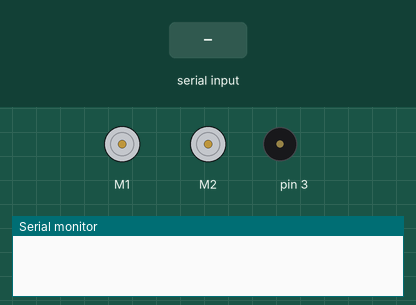
Recording of a sketch running on a simulated Arduino Uno, built with avr-gcc and run on an emulated ATmega328P. On the bench: 2 × DC motor (green arrow = forward, orange = backward, longer = faster), buzzer (waves = sounding), the last lines printed to the serial monitor. The test bench sets the inputs (shaded band).

Above: at 1.2 s.
1.3 s: "honk\n" received over Serial
At 1.42 s:
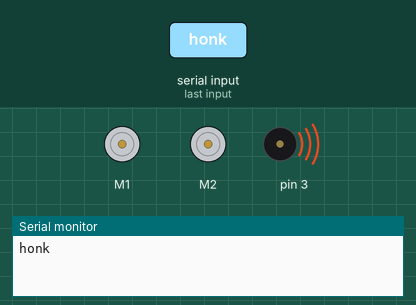
3.0 s: "move,1\n" received over Serial
6.0 s: "move\n" received over Serial
Timing chart, 0 to 9.0 s (numbered marks = the images above; inputs shaded):
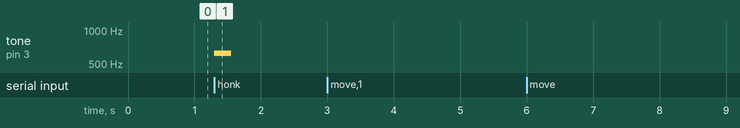

The sketch:

zumo.ino
```cpp
#include <ZumoShield.h>

#include "SerialManager.h"
#include "ZumoMotor.h"

ZumoAPI::ZumoMotor motor;
ZumoAPI::SerialManager serial = NULL;

void processToken(const char* identifier, const char* value) {

    // The "move" command moves both the tracks in the same direction to go backwards or forwards
    if (strcmp(identifier, "move") == 0) {
        int16_t speed = atoi(value);

        motor.leftTrack(speed);
        motor.rightTrack(speed);
        motor.update();

        Serial.print("move=");
        Serial.println(speed);

    } else
    // The "left" command moves the left track backwards and the right track forwards so the cart turns to the left
    if (strcmp(identifier, "left") == 0) {
        int16_t speed = atoi(value);

        motor.rightTrack(speed);
        motor.update();

        Serial.print("left=");
        Serial.println(speed);

    } else
    // The "ball-left" command moves the right track forwards so the cart turns to the left
    if (strcmp(identifier, "right") == 0) {
        int16_t speed = atoi(value);

        motor.leftTrack(speed);
        motor.update();

        Serial.print("right=");
        Serial.println(speed);

    } else
    if (strcmp(identifier, "center-left") == 0) {
        int16_t speed = atoi(value);

        motor.leftTrack(-speed);
        motor.rightTrack(speed);
        motor.update();

        Serial.print("center-left=");
        Serial.println(speed);

    } else
    if (strcmp(identifier, "center-right") == 0) {
        int16_t speed = atoi(value);

        motor.leftTrack(speed);
        motor.rightTrack(-speed);
        motor.update();

        Serial.print("center-right=");
        Serial.println(speed);

    } else
    // Goose goes "honks"
    if (strcmp(identifier, "honk") == 0) {
        ZumoBuzzer buzzer;
        buzzer.playNote(3 + 5 * 12, 250, 15);

        Serial.println("honk");
    } else
    if (strcmp(identifier, "stop") == 0) {
        reset();
        Serial.println("stopped");

    } else {
        Serial.println("Not a valid action, resetting");
        reset(); // Incase of failed action
        return;
    }

}

void reset() {
    motor.leftTrack(0);
    motor.rightTrack(0);
    motor.update();
}

void processLine(char* line) {
    const char* delimiter = "=";

    const char* identifier  = strtok_r(line, delimiter, &line);
    const char* value       = strtok_r(line, delimiter, &line);

    processToken(identifier, value);
}

void callback(char* buffer) {
    const char* delimiter = ";";
    char* token;

    while ((token = strtok_r(buffer, delimiter, &buffer))) {
        processLine(token);
    }
}

void setup() {
    serial = ZumoAPI::SerialManager(callback);
}

void loop() {
    serial.poll();
    motor.update();
}
```

SerialManager.cpp
```cpp
#include "SerialManager.h"

namespace ZumoAPI {

    SerialManager::SerialManager(SerialCallback callback) {
        Serial.begin(115200);
        this->callback = callback;
    }

    void SerialManager::poll() {

        const char carriage_return = '\r';
        const char new_line = '\n';
        const uint16_t two_seconds = 2000;
        char read;
        unsigned long current_millis = millis();

        while (Serial.available() > 0) {
            read = Serial.read();

            if (read != new_line && read != carriage_return) {
                this->buffer[this->buffer_index % 256] = read;
                this->buffer_index++;

            } else {
                if (this->buffer_index == 0)
                    continue;

                this->buffer[this->buffer_index % 256] = '\0';
                this->buffer_index = 0;

                this->last_serial_response = millis();
                this->callback(this->buffer);
            }
        }

        if (current_millis - this->last_serial_response > two_seconds) {
            this->last_serial_response = millis();
            this->callback("stop;");
        }
    }

};
```

SerialManager.h
```cpp
#include <HardwareSerial.h>
#include <Arduino.h>

namespace ZumoAPI {
    typedef void (*SerialCallback)(char buffer[]);

    class SerialManager {
    public:
        SerialManager(SerialCallback);
        void poll();
    private:
        uint8_t buffer_index;
        char buffer[256];
        SerialCallback callback;
        unsigned long last_serial_response = millis();
    };

}
```

ZumoMotor.cpp
```cpp
#include "ZumoMotor.h"

namespace ZumoAPI {

    void ZumoMotor::leftTrack(int16_t speed) {
        this->leftTrackSpeed = speed;
    }

    void ZumoMotor::rightTrack(int16_t speed) {
        this->rightTrackSpeed = speed;
    }

    void ZumoMotor::move(int16_t speed) {
        this->leftTrack(speed);
        this->rightTrack(speed);
    }

    void ZumoMotor::update() {
        this->motors.setSpeeds(
            this->leftTrackSpeed,
            this->rightTrackSpeed
        );
    }
}
```

ZumoMotor.h
```cpp
#include <ZumoShield.h>

namespace ZumoAPI
{
    class ZumoMotor {
    public:
        void leftTrack(int16_t speed);
        void rightTrack(int16_t speed);

        void move(int16_t speed);
        void update();
    private:
        int16_t leftTrackSpeed = 0;
        int16_t rightTrackSpeed = 0;
        ZumoMotors motors;
    };
}
```

Measured:
- after the input at 1.3 s, tone on pin 3: silent → 622 Hz at once, → silent 0.25 s later
